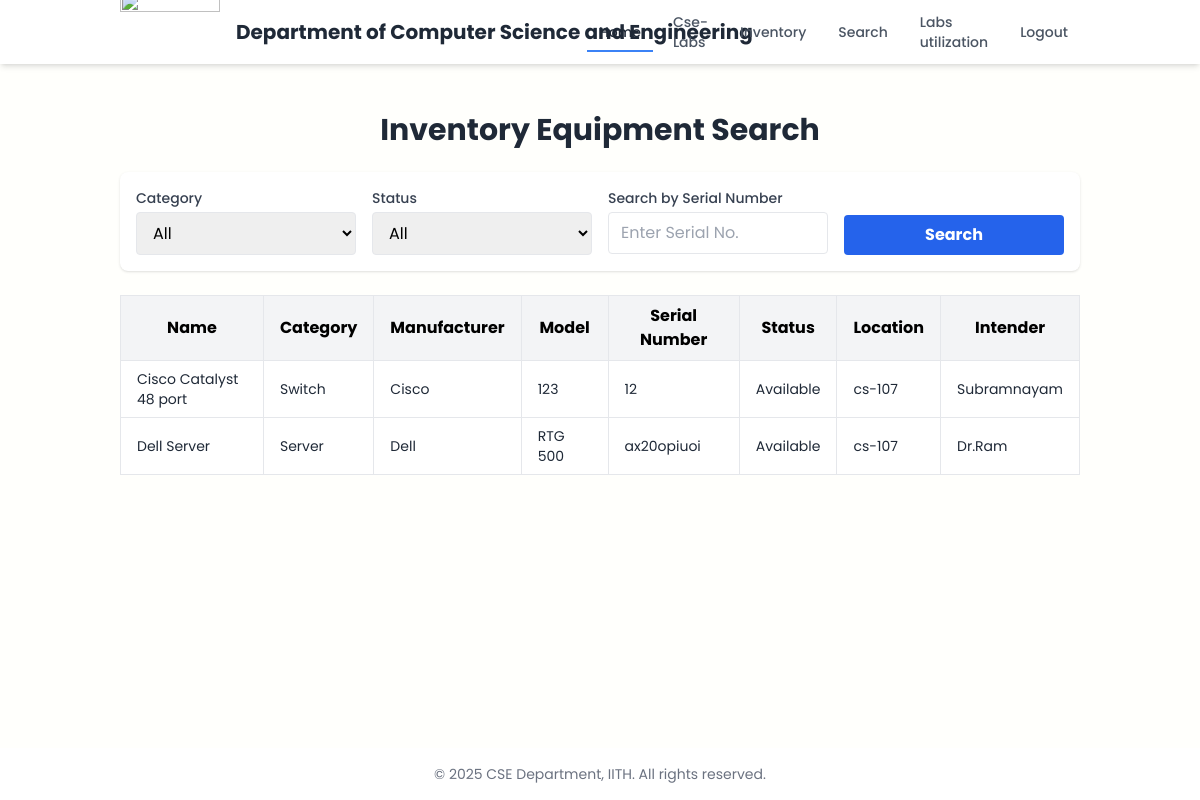
Page /inventory_search (signed in) on the committed database.
### models.py (models this page shows)
class Equipment(db.Model):
    id = db.Column(db.Integer, primary_key=True)
    name = db.Column(db.String(100), nullable=False)
    category = db.Column(db.String(50), nullable=False)
    manufacturer = db.Column(db.String(100), nullable=False)
    model = db.Column(db.String(100), nullable=False)
    serial_number = db.Column(db.String(100), nullable=False)
    invoice_number = db.Column(db.String(100), nullable=True)         # ✅ NEW
    cost_per_unit = db.Column(db.Float, nullable=True)                # ✅ NEW
    warranty_expiry = db.Column(db.String(20), nullable=True)
    location = db.Column(db.String(100), nullable=False)
    purchase_date = db.Column(db.String(20), nullable=False)
    status = db.Column(db.String(20), nullable=False)
    po_date = db.Column(db.String(20), nullable=False)
    intender_name = db.Column(db.String(100), nullable=False)
    quantity = db.Column(db.Integer, nullable=False)
    department_code = db.Column(db.String(100), unique=True, nullable=False)

### app.py (the view)
@app.route("/inventory_search", methods=["GET"])
@login_required
def inventory_search():
    category = request.args.get("category", "").strip()
    status = request.args.get("status", "").strip()
    serial_number = request.args.get("serial_number", "").strip()
    query = Equipment.query
    if category:
        query = query.filter(Equipment.category == category)
    if status:
        query = query.filter(Equipment.status == status)
    if serial_number:
        query = query.filter(Equipment.serial_number.ilike(f"%{serial_number}%"))
    equipment_list = query.all()
    return render_template("inventory_search.html", equipment_list=equipment_list)

### app.py (called while the page is built)
@login_manager.user_loader
def load_user(user_id):
    return User.query.get(int(user_id))

### templates/inventory_search.html (shortened to what this page needs)
{% extends "login_home.html" %}
{% block content %}
<div class="container mx-auto px-4 py-6">
  <h1 class="text-3xl font-bold text-gray-800 mb-6 text-center">Inventory Equipment Search</h1>
  <form method="GET" action="/inventory_search" class="grid grid-cols-1 md:grid-cols-3 lg:grid-cols-4 gap-4 bg-white shadow p-4 rounded-lg mb-6">
    <div>
      <label class="block text-sm font-medium text-gray-700">Category</label>
      <select name="category" class="w-full mt-1 px-3 py-2 border rounded">
        <option value="">All</option>
      </select>
    </div>
    <div>
      <label class="block text-sm font-medium text-gray-700">Status</label>
      <select name="status" class="w-full mt-1 px-3 py-2 border rounded">
        <option value="">All</option>
      </select>
    </div>
    <div class="md:col-span-2 lg:col-span-1">
      <label class="block text-sm font-medium text-gray-700">Search by Serial Number</label>
      <input type="text" name="serial_number" placeholder="Enter Serial No." class="w-full mt-1 px-3 py-2 border rounded" />
    </div>
    <div class="md:col-span-1 flex items-end">
      <button type="submit" class="bg-blue-600 hover:bg-blue-700 text-white font-bold py-2 px-4 rounded w-full">Search</button>
    </div>
  </form>
  {% if equipment_list %}
  <div class="overflow-x-auto">
    <table class="min-w-full bg-white border border-gray-300">
      <thead>
        <tr class="bg-gray-100">
          <th class="py-2 px-4 border">Name</th>
          <th class="py-2 px-4 border">Category</th>
          <th class="py-2 px-4 border">Manufacturer</th>
          <th class="py-2 px-4 border">Model</th>
          <th class="py-2 px-4 border">Serial Number</th>
          <th class="py-2 px-4 border">Status</th>
          <th class="py-2 px-4 border">Location</th>
          <th class="py-2 px-4 border">Intender</th>
        </tr>
      </thead>
      <tbody>
        {% for item in equipment_list %}
        <tr class="text-sm text-gray-800 hover:bg-gray-50">
          <td class="py-2 px-4 border">{{ item.name }}</td>
          <td class="py-2 px-4 border">{{ item.category }}</td>
          <td class="py-2 px-4 border">{{ item.manufacturer }}</td>
          <td class="py-2 px-4 border">{{ item.model }}</td>
          <td class="py-2 px-4 border">{{ item.serial_number }}</td>
          <td class="py-2 px-4 border">{{ item.status }}</td>
          <td class="py-2 px-4 border">{{ item.location }}</td>
          <td class="py-2 px-4 border">{{ item.intender_name }}</td>
        </tr>
        {% endfor %}
      </tbody>
    </table>
  </div>
  {% else %}
  <p class="text-gray-600 text-center mt-8">No equipment found matching your search criteria.</p>
  {% endif %}
</div>
{% endblock %}

### templates/login_home.html (style rules this page uses)
body { font-family: 'Poppins', sans-serif; background-color: #fffffc; }

### rows in the picture
Equipment: name "Cisco Catalyst 48 port", category "Switch", manufacturer "Cisco", model "123", serial_number "12", status "Available", location "cs-107", intender_name "Subramnayam"
Equipment: name "Dell Server", category "Server", manufacturer "Dell", model "RTG 500", serial_number "ax20opiuoi", status "Available", location "cs-107", intender_name "Dr.Ram"

### other values in the picture
{{ current_year or "2025" }} "2025"
